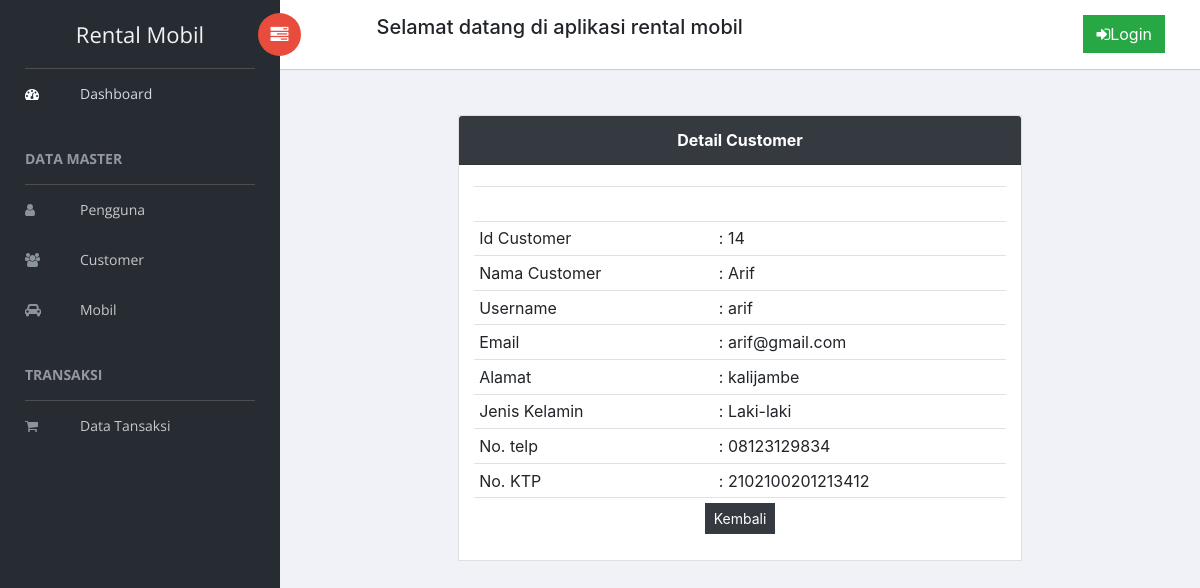
The page /administrator/Datacustomer/Detail/14 on the database its author committed.
### tables this page shows
CREATE TABLE `customer` (
  `id_customer` int NOT NULL,
  `nama_customer` varchar(50) NOT NULL,
  `username` varchar(50) NOT NULL,
  `password` varchar(50) NOT NULL,
  `email` varchar(50) NOT NULL,
  `alamat` varchar(120) NOT NULL,
  `jns_kelamin` varchar(20) NOT NULL,
  `no_tlp` varchar(20) NOT NULL,
  `no_ktp` varchar(50) NOT NULL,
  `foto` varchar(100) NOT NULL,
  `role_id` int NOT NULL
);

### application/controllers/administrator/datacustomer.php (called while the page is built, shortened)
<?php
class Datacustomer extends CI_Controller {
    public function __construct() {
        $this->load->model('admin/Datacustomer_model');
    }
    public function detail($id_customer){
        $data['customer'] = $this->Datacustomer_model->detail($id_customer);
        $this->load->view('admin/templetes/menu');
        $this->load->view('admin/datacustomer/detail', $data);
        $this->load->view('admin/templetes/footer');
    }
}
?>

### index.php (called while the page is built, shortened)
<?php
require_once BASEPATH.'core/CodeIgniter.php';

### application/models/admin/Datacustomer_model.php (called while the page is built, shortened)
<?php
class Datacustomer_model extends CI_Model {
    public function detail($id_customer) {
        $this->db->where('id_customer', $id_customer);
        return $this->db->get('customer')->row_array();
    }
}

### application/views/admin/datacustomer/detail.php (the view, shortened to what this page needs)
<div class="content mt-3">
    <div class="animated fadeIn">
        <div class="row justify-content-center">
            <div class="col-md-8">
                <div class="card">
                    <div class="card-header bg-dark text-center">
                        <strong class="card-title text-white ">Detail Customer</strong>
                    </div>
                    <div class="card-body">
                        <table id="bootstrap-data-table-export" class="table  table-sm">
                            <tr>
                                <td colspan="2" class="text-center">
                                </td>
                            </tr>
                            <tr>
                                <td>Id Customer</td>
                                <td>: <?= $customer['id_customer']; ?></td>
                            </tr>
                            <tr>
                                <td>Nama Customer</td>
                                <td>: <?= $customer['nama_customer']; ?></td>
                            </tr>
                            <tr>
                                <td>Username</td>
                                <td>: <?= $customer['username']; ?></td>
                            </tr>
                            <tr>
                                <td>Email</td>
                                <td>: <?= $customer['email']; ?></td>
                            </tr>
                            <tr>
                                <td>Alamat</td>
                                <td>: <?= $customer['alamat']; ?></td>
                            </tr>
                            <tr>
                                <td>Jenis Kelamin</td>
                                <td>: <?= $customer['jns_kelamin']; ?></td>
                            </tr>
                            <tr>
                                <td>No. telp</td>
                                <td>: <?= $customer['no_tlp']; ?></td>
                            </tr>
                            <tr>
                                <td>No. KTP</td>
                                <td>: <?= $customer['no_ktp']; ?></td>
                            </tr>
                            <tr>
                                <td colspan="2" class="text-center">
                                    <a href="<?= base_url()?>administrator/Datacustomer" class="btn btn-sm btn-dark">Kembali</a>
                                </td>
                            </tr>
                        </table>
                    </div>
                </div>
            </div>
        </div>
    </div>
</div>

### rows shown on the page
customer: id_customer "14", nama_customer "Arif", username "arif", email "arif@gmail.com", alamat "kalijambe", jns_kelamin "Laki-laki", no_tlp "08123129834", no_ktp "2102100201213412"
